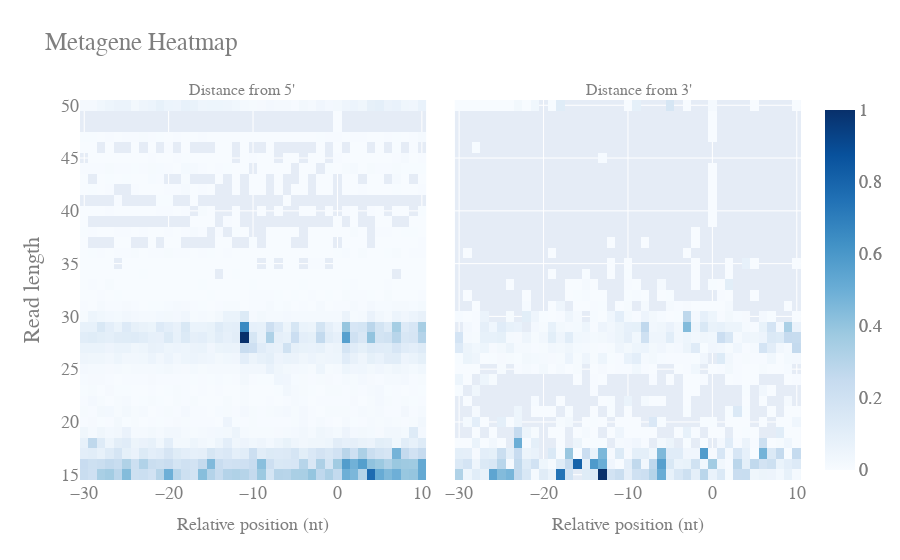

This figure's notebook cell:
### Code cell
# def plot_metagene_heatmap(metagene_profile_dict: dict, config: dict) -> dict:
metagene_profile_dict = metagene_dict
"""
Generate a heatmap of the reads depending on their distance
to a target, read length and count

Inputs:
    metagene_heatmap_dict: Dictionary containing the counts as values
        and distance from target as keys
    config: Dictionary containing the configuration information

Outputs:
    plot_metagene_heatmap: Dictionary containing the plot name,
    description and plotly figure for html and pdf export
"""
count = 0
columns = 1
if metagene_profile_dict["start"] != {}:
    target_loop = ["start"]
    if metagene_profile_dict["stop"] != {}:
        target_loop.append("stop")
        columns = 2
else:
    target_loop = ["stop"]

fig = make_subplots(
    rows=1,
    cols=columns,
    shared_yaxes=True,
    subplot_titles=["Distance from 5'", "Distance from 3'"]
    if len(target_loop) > 1
    else ["Distance from 5'"]
    if target_loop == ["start"]
    else ["Distance from 3'"],
)

for current_target in target_loop:
    count += 1
    x_data = []
    y_data = []
    z_data = []
    for k1, v1 in metagene_profile_dict[current_target].items():
        for k2, v2 in v1.items():
            x_data.append(k2)
            y_data.append(k1)
            z_data.append(v2)

    if config["plots"]["metagene_profile"]["max_colorscale"] is None:
        z_data = [z/max(z_data) for z in z_data]

    fig.add_trace(
        go.Heatmap(
            x=x_data,
            y=y_data,
            z=z_data,
            colorscale=config["plots"]["metagene_profile"]["colorscale"],
            zmin=0,
            zmax=config["plots"]["metagene_profile"]["max_colorscale"],
        ),
        row=1,
        col=count,
    )
    fig.update_xaxes(
        title_text="Relative position (nt)",
        row=1,
        col=count,
        title_font=dict(size=18),
        range=config["plots"]["metagene_profile"]["distance_range"]
    )
fig.update_layout(
    title="Metagene Heatmap",
    yaxis_title="Read length",
    font=dict(
        family=config["plots"]["font_family"],
        size=18,
        color=config["plots"]["base_color"],
    ),
    legend={"traceorder": "normal"},
    showlegend=False,
)
if columns > 1:
    fig.update_layout(
        xaxis=dict(
            domain=[0, 0.48], zeroline=False
        ),  # Adjust domain and remove x-axis zeroline for subplot 1
        xaxis2=dict(
            domain=[0.52, 1], zeroline=False
        ),  # Adjust domain and remove x-axis zeroline for subplot 2
    )
else:
    fig.update_layout(
        xaxis=dict(domain=[0, 1], zeroline=False),
    )
fig.show()
    # plot_metagene_heatmap = {
    #     "name": "Metagene Heatmap",
    #     "description": "Metagene heatmap showing the distance between the \
    #         A-site and a target per read length and the counts in colorscale.",
    #     "fig_html": pio.to_html(fig, full_html=False),
    #     "fig_image": plotly_to_image(fig,
    #                                  config["plots"]["image_size"][0],
    #                                  config["plots"]["image_size"][1]),
    # }
    # return plot_metagene_heatmap

### Figure 1 — Plotly figure (JSON) as saved in the notebook; plotly's stock layout.template omitted (floating-point values rounded to 4 significant figures; data arrays with more than 128 entries replaced by an {"elided": "..."} marker saying what was removed)
{"data": [{"colorscale": [[0, "rgb(247,251,255)"], [0.125, "rgb(222,235,247)"], [0.25, "rgb(198,219,239)"], [0.375, "rgb(158,202,225)"], [0.5, "rgb(107,174,214)"], [0.625, "rgb(66,146,198)"], [0.75, "rgb(33,113,181)"], [0.875, "rgb(8,81,156)"], [1, "rgb(8,48,107)"]], "type": "heatmap", "x": {"elided": "1232 int values"}, "xaxis": "x", "y": {"elided": "1232 int values"}, "yaxis": "y", "z": {"elided": "1232 float values"}, "zmin": 0}, {"colorscale": [[0, "rgb(247,251,255)"], [0.125, "rgb(222,235,247)"], [0.25, "rgb(198,219,239)"], [0.375, "rgb(158,202,225)"], [0.5, "rgb(107,174,214)"], [0.625, "rgb(66,146,198)"], [0.75, "rgb(33,113,181)"], [0.875, "rgb(8,81,156)"], [1, "rgb(8,48,107)"]], "type": "heatmap", "x": {"elided": "585 int values"}, "xaxis": "x2", "y": {"elided": "585 int values"}, "yaxis": "y2", "z": {"elided": "585 float values"}, "zmin": 0}], "layout": {"annotations": [{"font": {"size": 16}, "showarrow": false, "text": "Distance from 5'", "x": 0.225, "xanchor": "center", "xref": "paper", "y": 1, "yanchor": "bottom", "yref": "paper"}, {"font": {"size": 16}, "showarrow": false, "text": "Distance from 3'", "x": 0.775, "xanchor": "center", "xref": "paper", "y": 1, "yanchor": "bottom", "yref": "paper"}], "font": {"color": "#7f7f7f", "family": "Helvetica Neue,Helvetica,Arial,sans-serif", "size": 18}, "legend": {"traceorder": "normal"}, "showlegend": false, "title": {"text": "Metagene Heatmap"}, "xaxis": {"anchor": "y", "domain": [0, 0.48], "title": {"font": {"size": 18}, "text": "Relative position (nt)"}, "zeroline": false}, "xaxis2": {"anchor": "y2", "domain": [0.52, 1], "title": {"font": {"size": 18}, "text": "Relative position (nt)"}, "zeroline": false}, "yaxis": {"anchor": "x", "domain": [0, 1], "title": {"text": "Read length"}}, "yaxis2": {"anchor": "x2", "domain": [0, 1], "matches": "y", "showticklabels": false}}}
